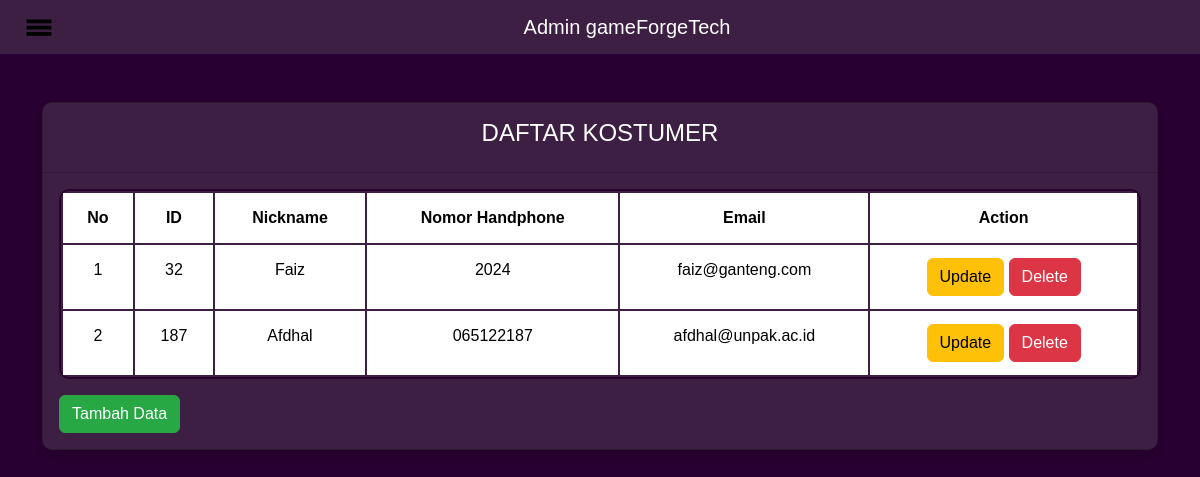
The app's page /manajemen_kostumer.php with its own data.
### tables this page shows
CREATE TABLE `kostumer` (
  `id` int NOT NULL,
  `id_game` int DEFAULT NULL,
  `nick` varchar(100) DEFAULT NULL,
  `no_hp` varchar(20) DEFAULT NULL,
  `email` varchar(100) DEFAULT NULL
);

### manajemen_kostumer.php (the view, shortened to what this page needs)
<!doctype html>
<html lang="en">
  <head>
    <link href="https://cdn.jsdelivr.net/npm/bootstrap@5.3.3/dist/css/bootstrap.min.css" rel="stylesheet">
    <link rel="stylesheet" href="manajemen.css">
  </head>
  <body>
    <nav class="navbar navbar-dark">
      <div class="container-fluid">
        <button class="navbar-toggler" type="button" data-bs-toggle="offcanvas" data-bs-target="#offcanvasNavbar" aria-controls="offcanvasNavbar">
          <span class="navbar-toggler-icon"></span>
        </button>
        <span class="navbar-brand mb-0 h1 text-center mx-auto">Admin gameForgeTech</span>
      </div>
    </nav>
    <div class="container my-5">
      <div class="card">
        <div class="card-header">
          <h4 class="text-center">DAFTAR KOSTUMER</h4>
        </div>
        <div class="card-body">
          <table class="table table-bordered">
            <thead>
              <tr>
                <th scope="col">No</th>
                <th scope="col">ID</th>
                <th scope="col">Nickname</th>
                <th scope="col">Nomor Handphone</th>
                <th scope="col">Email</th>
                <th scope="col">Action</th>
              </tr>
            </thead>
            <tbody>
              <?php
              include("koneksi.php");
              $no = 1;
              $query = mysqli_query($connection, "SELECT * FROM kostumer");
              while ($row = mysqli_fetch_array($query)) {
              ?>
              <tr>
                <td><?php echo $no++;?></td>
                <td><?php echo $row['id'];?></td>
                <td><?php echo $row['nick'];?></td>
                <td><?php echo $row['no_hp'];?></td>
                <td><?php echo $row['email'];?></td>
                <td>
                  <a href="update_data.php?id=<?php echo $row['id']?>" class='btn btn-warning'>Update</a>
                  <a href="hapus_data.php?id=<?php echo $row['id']?>" class='btn btn-danger'>Delete</a>
                </td>
              </tr>
              <?php
              }
              ?>
            </tbody>
          </table>
          <a href="tambah_data.php" class="btn btn-success">Tambah Data</a>
        </div>
      </div>
    </div>
  </body>
</html>

### manajemen.css (style rules this page uses)
body { background-color: #280031; color: #ffffff; font-family: "Arial", sans-serif; }
.navbar { background-color: #3C1F42; }
.navbar .navbar-brand { margin: 0 auto; text-align: center; }
.navbar-toggler { border: none; }
.card { background-color: #3C1F42; box-shadow: 0 4px 8px rgba(0, 0, 0, 0.1); border-radius: 10px; overflow: hidden; }
.card-header { background-color: #3C1F42; color: #ffffff; padding: 1rem; font-weight: bold; text-align: center; }
.card-body { background-color: #3C1F42; color: #ffffff; }
.table { border-collapse: collapse; }
.table thead { background-color: #3C1F42; color: #ffffff; }
.table tbody { background-color: #ffffff; color: #000000; }
.table, .table th, .table td { border: 1px solid #3C1F42; }
.table th, .table td { padding: 0.75rem; text-align: center; }
.btn-success { background-color: #28a745; border-color: #28a745; margin-right: 10px; }
.btn-warning { background-color: #ffc107; border-color: #ffc107; }
.btn-danger { background-color: #dc3545; border-color: #dc3545; }
.table { border-collapse: separate; border-radius: 10px; border: 2px solid #280031; }
.table th, .table td { border: 1px solid white; }

### records on screen
kostumer: id "32", nick "Faiz", no_hp "2024", email "faiz@ganteng.com"
kostumer: id "187", nick "Afdhal", no_hp "065122187", email "afdhal@unpak.ac.id"
